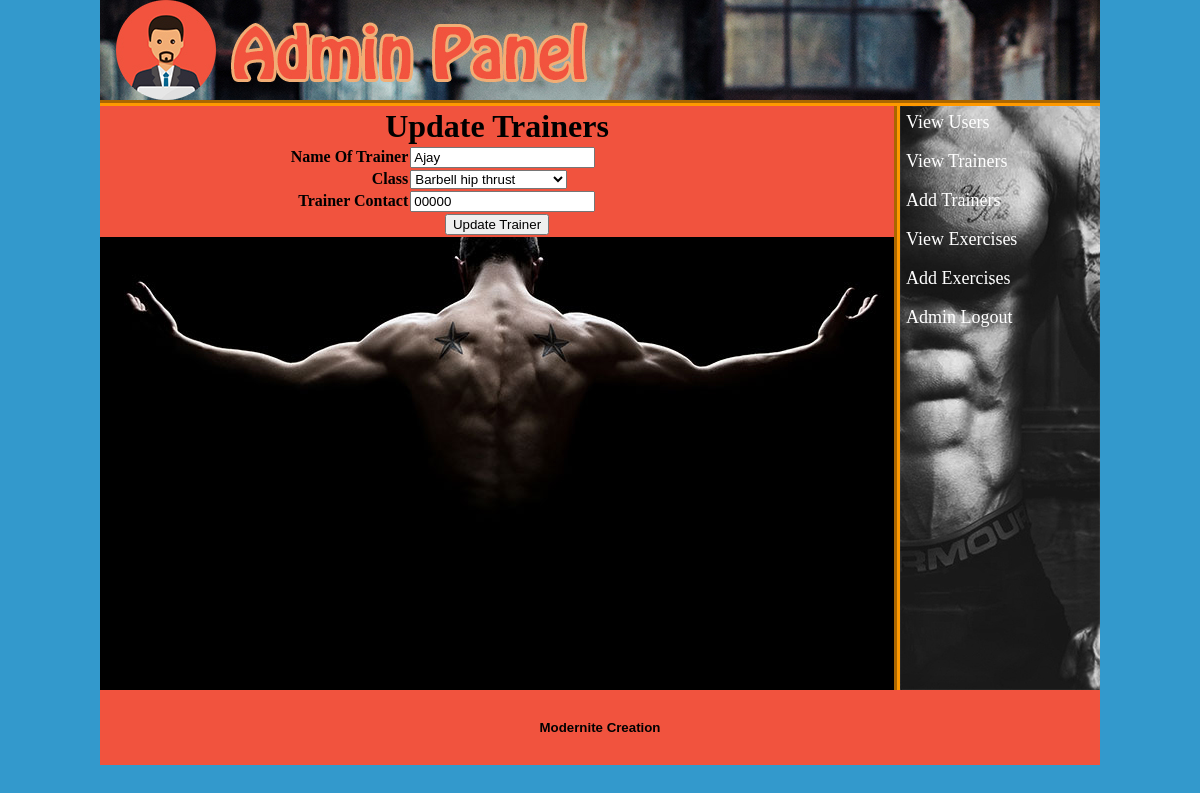
Screenshot of /index1.php?edit_tran=1 (signed in) with the database file from the repository.
### tables this page shows
CREATE TABLE `trainer` (
  `tran_id` int(10) NOT NULL,
  `tran_name` varchar(20) NOT NULL,
  `tran_class` varchar(30) NOT NULL,
  `tran_contact` varchar(10) NOT NULL
);

### edit_tran.php (the view, shortened to what this page needs)
<?php
include ("includes1/db1.php");
if (isset($_GET['edit_tran'])) {
	$edit_tran_id=$_GET['edit_tran'];
	$sel_tran="SELECT * FROM trainer WHERE tran_id='$edit_tran_id'";
	$run_tran=mysqli_query($con, $sel_tran);
	$row_tran=mysqli_fetch_array($run_tran);
	$tran_name=$row_tran['tran_name'];
	$tran_class=$row_tran['tran_class'];
	$tran_contact=$row_tran['tran_contact'];
}
?>
<html>
<head>
</head>
<body bgcolor="#999999">
	<form method="post" action="" enctype="multipart/form-data">
		<table width="794px" align="center" border="1" bgcolor="#f1533e">
			<tr>
				<td colspan="2" align="center"><h1>Update Trainers</h1></td>
			</tr>
			<tr>
				<td align="right"><b>Name Of Trainer</b></td>
				<td><input type="text" name="trainer_name" value="<?php echo $tran_name; ?>"></td>
			</tr>
			<tr>
				<td align="right"><b>Class</b></td>
				<td>
					<select name="trainer_class">
						<option><?php echo $tran_class; ?></option>
					</select>
				</td>
			</tr>
			<tr>
				<td align="right"><b>Trainer Contact</b></td>
				<td><input type="text" name="trainer_contact" value="<?php echo $tran_contact; ?>"></td>
			</tr>
			<tr>
				<td colspan="2" align="center"><input type="submit" name="update_trainer" value="Update Trainer"></td>
			</tr>
		</table>
	</form>
</body>
</html>

### styles1/style1.css (style rules this page uses)
html, body, div, span, applet, object, iframe, h1, h2, h3, h4, h5, h6, p, blockquote, pre, a, abbr, acronym, address, big, cite, code, del, dfn, em, img, ins, kbd, q, s, samp, small, strike, strong, sub, sup, tt, var, b, u, i, center, dl, dt, dd, ol, ul, li, fieldset, form, label, legend, table, caption, tbody, tfoot, thead, tr, th, td, article, aside, canvas, details, embed, figure, figcaption, footer, header, hgroup, menu, nav, output, ruby, section, summary, time, mark, audio, video { margin: 0; padding: 0; border: 0; vertical-align: baseline; }
body { background-color: #39C; background-position: center; background-size: cover; background-repeat: no-repeat; }

### rows the page displays
trainer: trainer_name "Ajay", trainer_class "Barbell hip thrust", trainer_contact "00000"
